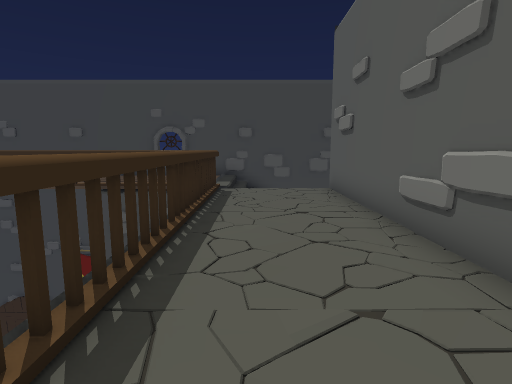
view 1 (above)

17 first-person views from a walk through a Unity game level. The camera is 1.3 m above the floor, tilts 8° down and sees 80° across. The floor is counted in squares, 1 m on a side. Each view is taken from the middle of a square. On the plan, view 1 faces up. The plan holds only what a view shows up to about 14 squares ahead; the rest is blank. The place goes on beyond the plan. The player character is not drawn. Door leaves are left out, so doorways stand open.

view 2
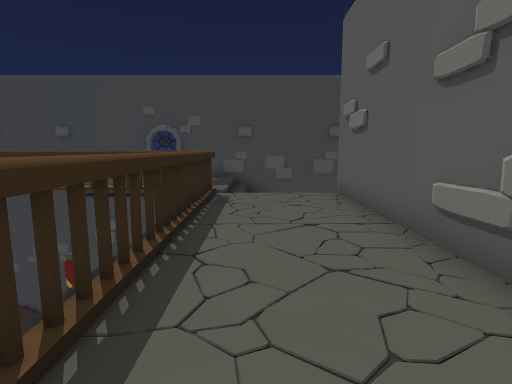

view 3
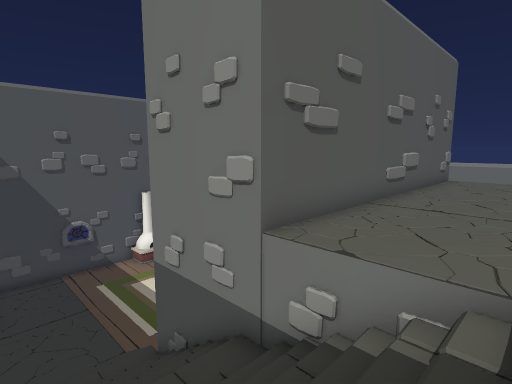

view 4
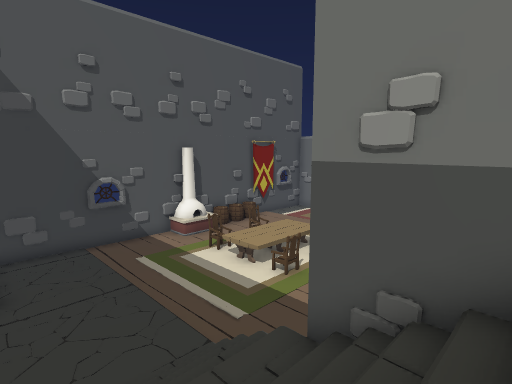

view 5
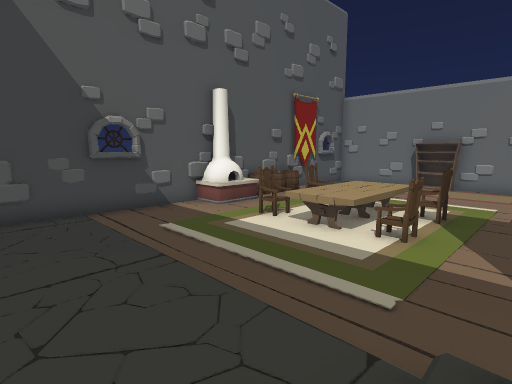

view 6
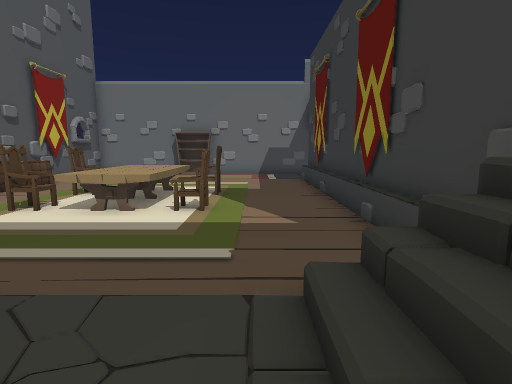

view 7
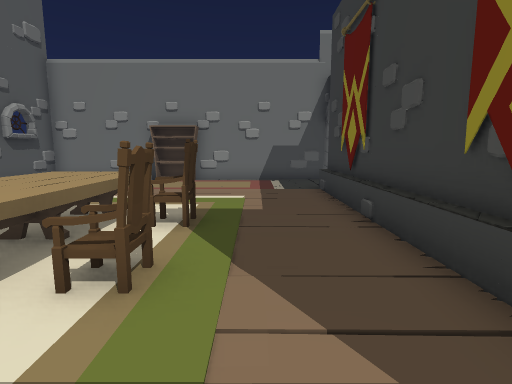

view 8
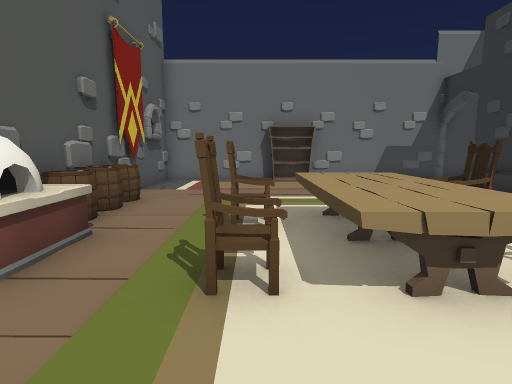

view 9
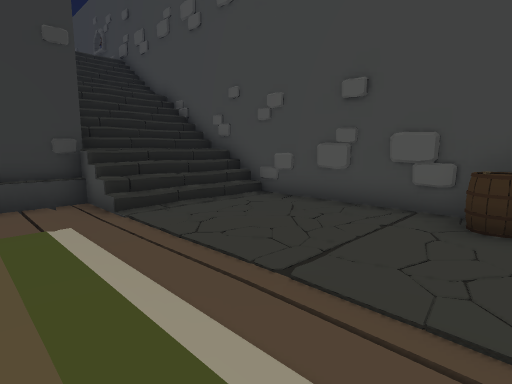

view 10
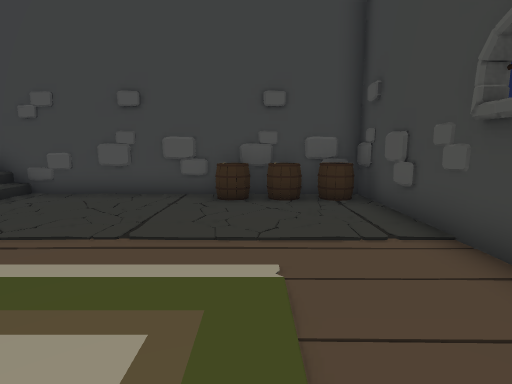

view 11
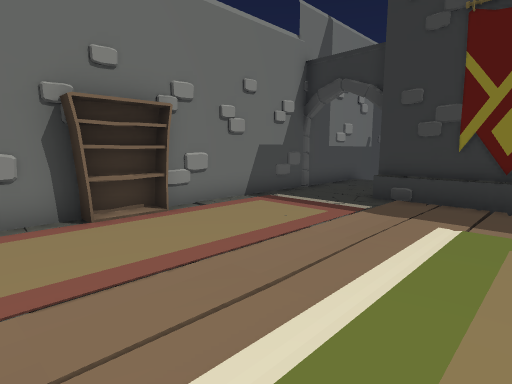

view 12
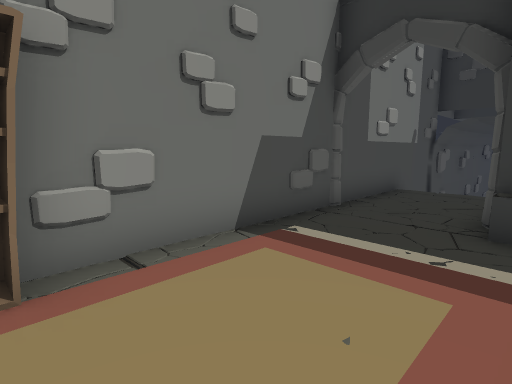

view 13
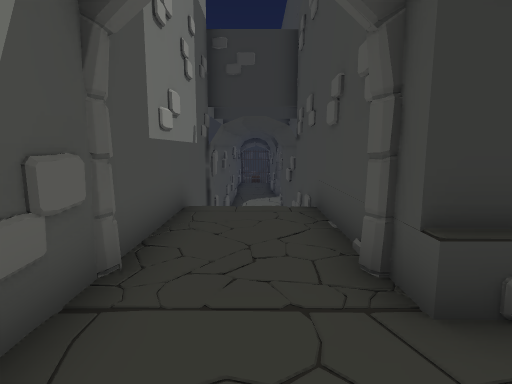

view 14
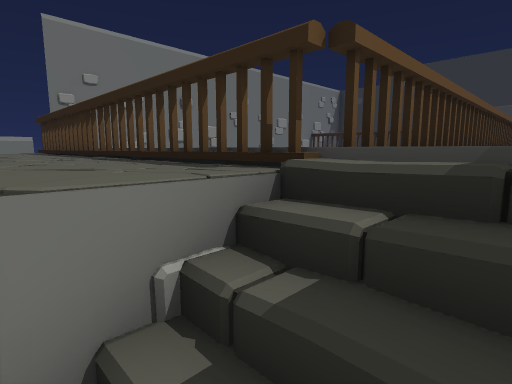

view 15
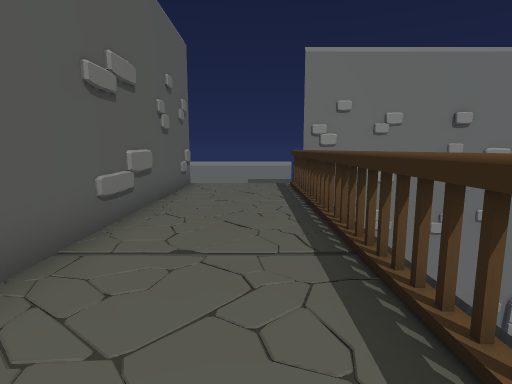

view 16
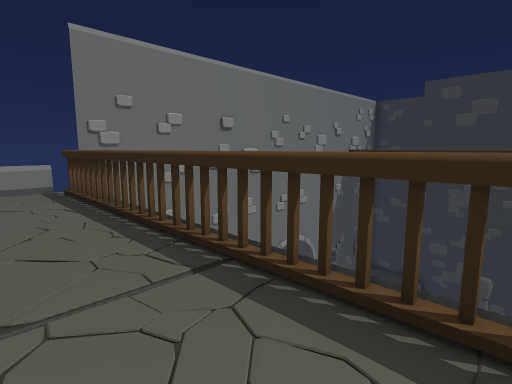

view 17
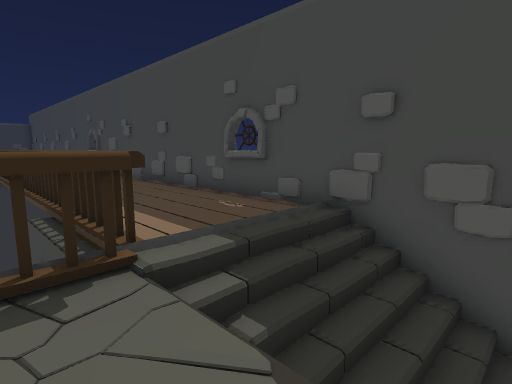

### Floor plan
Key: @ floor where view 1 was taken; # wall or solid block; . main floor; - floor 0.25 m lower than the main floor; _ floor 0.75 m lower than the main floor; : floor 5.5 m higher than the main floor; / step, stairs or slope; v drop or lower ground; C chair; T table; E oven; B barrel; S shelf; O other object.
Columns run from 4 left of view 1 to 18 right of it. Each row starts with its distance up from view 1.
 15 #######################
 14  :///////////.....BBBB#
 13  :///////////.........#
 12  :///////////.........#
 11 OOO//////////.........#
 10 OOO/:::#####..........#
  9   O/:::#  ##..........#
  8   O/:::#  ##..........#
  7   O/:::#  ##-.........#
  6   OO::##  ##-.CTTTC..E#
  5   vO:::#  ##...TTT...E#
  4   O/:::#  ##-.CCTTC..B#
  3   O/:::#  ##-..TTT...B#
  2   O/:::#  ##.........B#
  1   O/:::#  ##.........B#
  0   O/@::#  ##..........#
 -1 v##/:::#####-------._.#
 -2    vvv/---------------#
 -3       /---------------#
 -4   v   /-------- SS----#
 -5 #################S#####

Positions as (right, up) in squares from view 1, and headings:
1: (0, 0), facing up
2: (0, 1), facing up
3: (-1, 14), facing down-right
4: (4, 14), facing down-right
5: (8, 13), facing down-right
6: (9, 13), facing down
7: (9, 9), facing down
8: (14, 9), facing down
9: (15, 8), facing up-left
10: (15, 6), facing up
11: (15, 2), facing down-left
12: (12, -1), facing down-left
13: (9, -3), facing left
14: (1, 12), facing down-left
15: (0, 10), facing down
16: (1, 9), facing down-left
17: (2, 9), facing up-left
